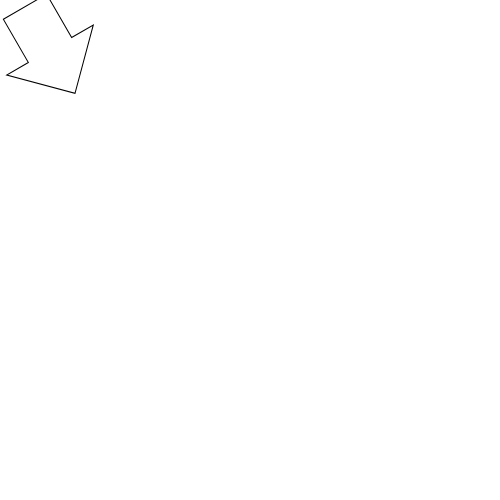
Frame 1 (no input)
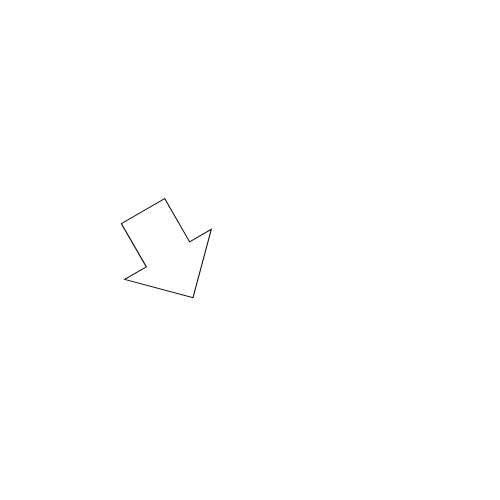
Frame 60 (no input)
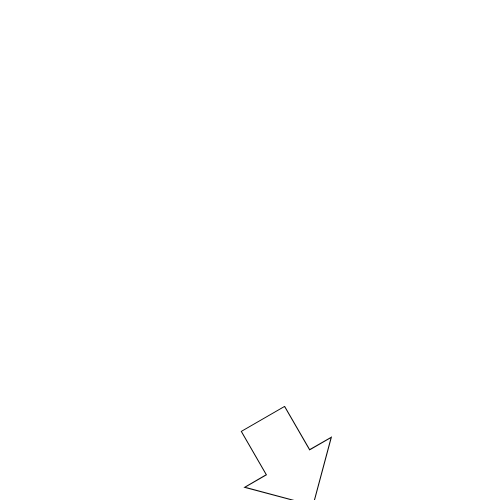
Frame 120 (the mouse pressed at the canvas centre since frame 60)

The p5.js sketch that drew these frames (run headless with seeded random() and noise() and a simulated clock; from frame 60 on, the mouse is pressed at the canvas centre):

// p5.js sketch
// ── sketch.js
let myArrow, myAngle;

function setup() {
 
  createCanvas(500,500);
  background(255);
  myArrow = new ArrowUpdated(50,50, 4 * cos(60*PI/180), 4 * sin(60*PI/180), 0, "#ff000")
  
}


function draw() {
  background(255);
  myAngle = atan2(myArrow.vy, myArrow.vx);
  myArrow.rotation = myAngle
   myArrow.drawArrow();
   myArrow.moveArrow();

  
  
   
}
/* function angle() {
  let myAngle;
  myAngle = atan2(vx,vy);
  console.log(myAngle)
  myArrow.rotation = myAngle
  } */
// ── ArrowUpdated.js
//Arrow class
class ArrowUpdated {
	constructor(x, y, vx, vy, rotation, c) {
		//x and y properties of arrow
		this.x = x;
		this.y = y;
		this.vx = vx;
		this.vy = vy;
		this.rotation = rotation;
		this.c = 255;
	}
	//function to draw the arrow
	drawArrow() {
		push();
		//translate from the top left corner to x and y of object
		translate(this.x, this.y);
		//rotate by rotation value of object
		rotate(this.rotation);
		fill(this.c);
		beginShape();
		vertex(-50, -25);
		vertex(0, -25);
		vertex(0, -50);
		vertex(50, 0);
		vertex(0, 50);
		vertex(0, 25);
		vertex(-50, 25);
		vertex(-50, -25);
		endShape();
		pop();
		
		
	}
	moveArrow()
	{
		this.x = this.x + this.vx;
		this.y = this.y + this.vy;
		
	

	}
}
